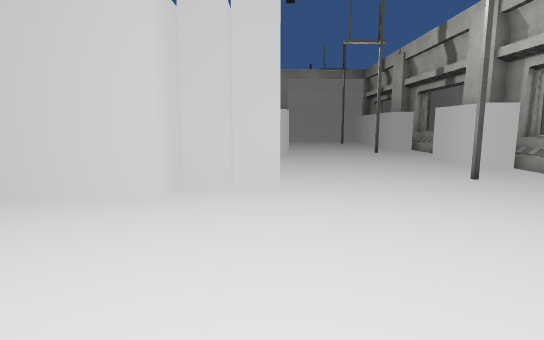
[1] (above)

20 first-person views from a walk through a 3-D level made in the Unity game engine. The camera is 1.4 m above the floor, tilts 8° down and sees 80° across. The floor is counted in squares, 1 m on a side. Each view is taken from the middle of a square. On the plan, view 1 faces up. The plan holds only what a view shows up to about 15 squares ahead; the rest is blank. The place goes on beyond the plan. Surface patterns are stand-ins for the level's own textures.

[2]
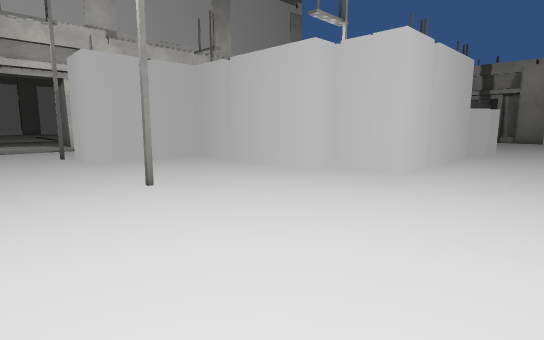

[3]
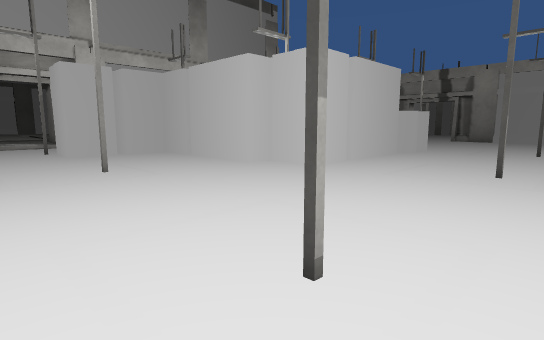

[4]
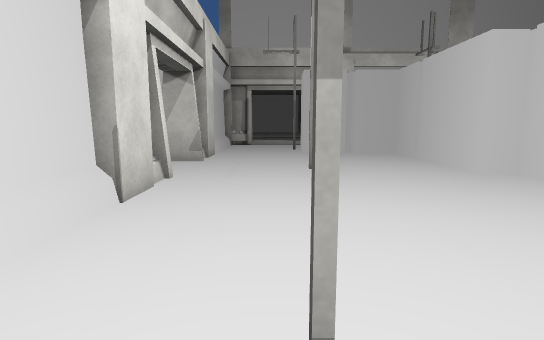

[5]
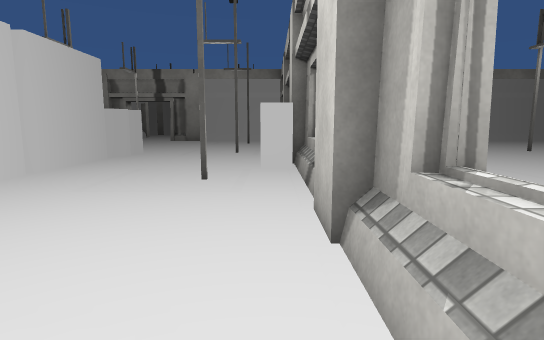

[6]
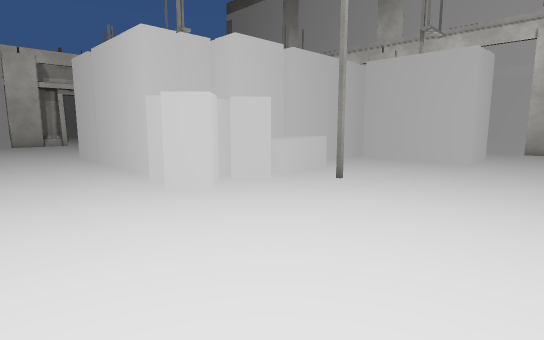

[7]
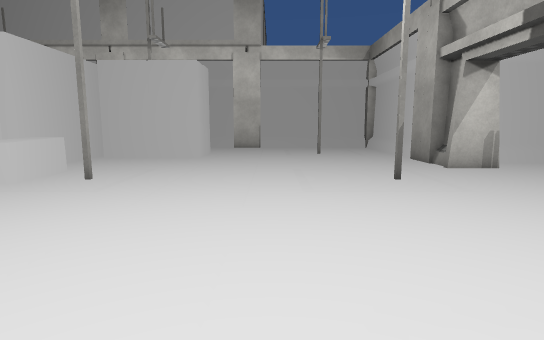

[8]
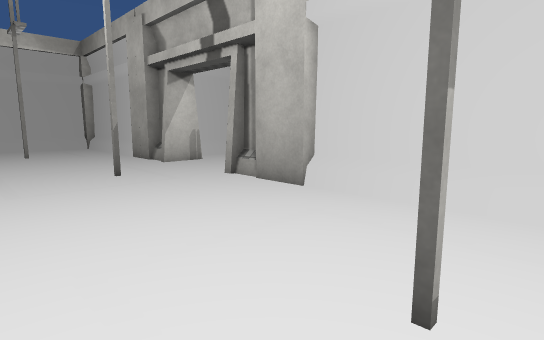

[9]
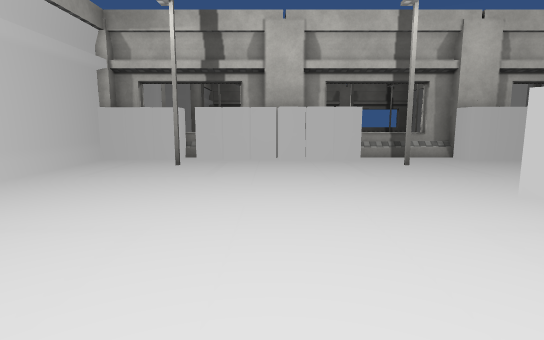

[10]
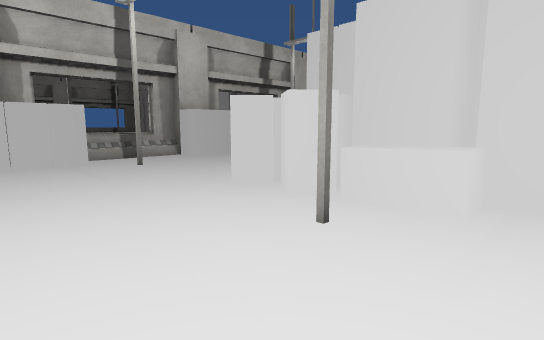

[11]
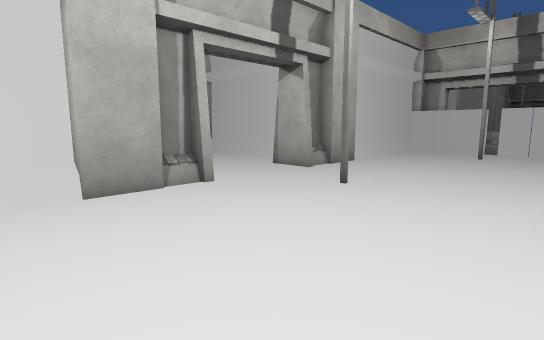

[12]
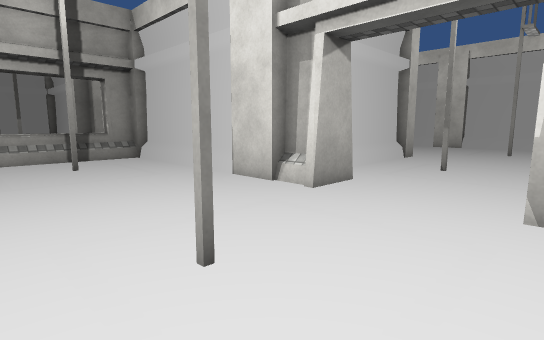

[13]
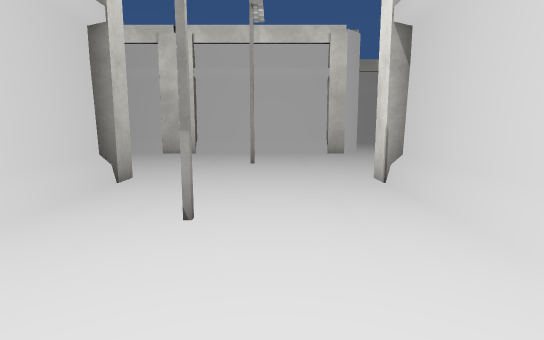

[14]
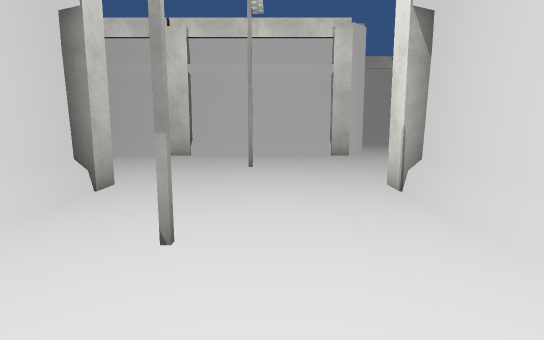

[15]
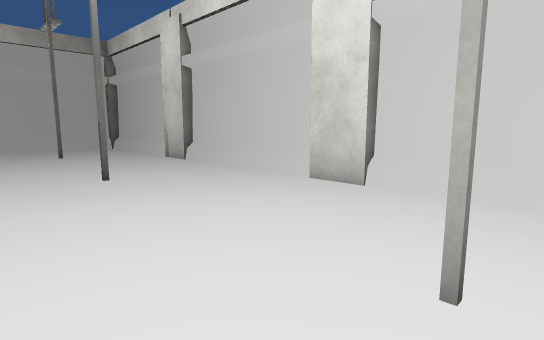

[16]
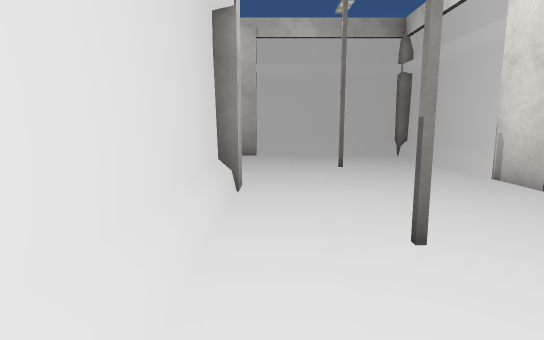

[17]
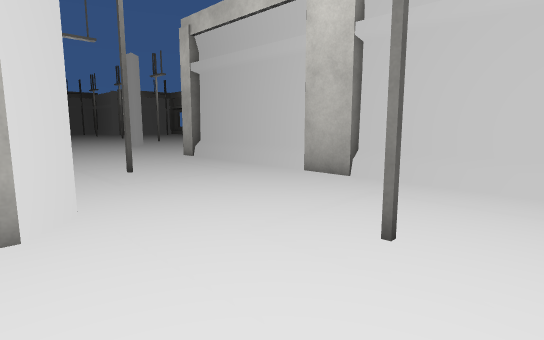

[18]
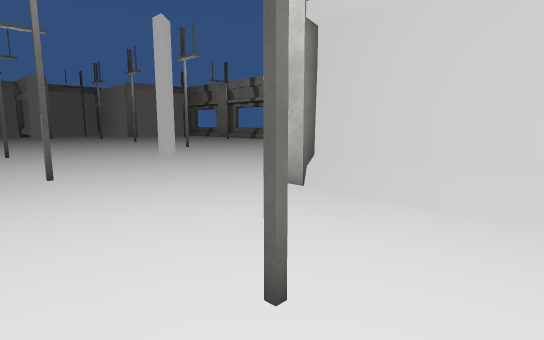

[19]
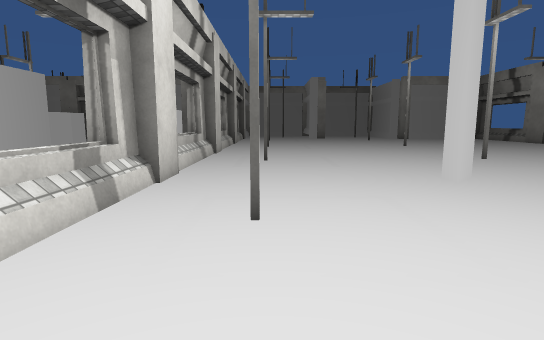

[20]
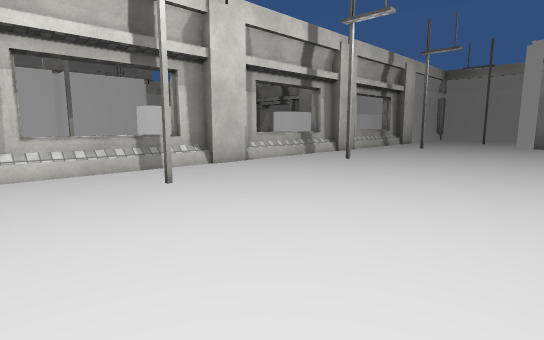

### Floor plan
Key: @ floor where view 1 was taken; # wall or solid block; . main floor; : floor 0.5 m higher than the main floor; O other object.
Columns run from 10 left of view 1 to 19 right of it. Each row starts with its distance up from view 1.
 30    #......
 29     #....#
 28 ##OO#....#OO######O
 27 .................O
 26 .................O
 25 .......#.........O#
 24 ...............#.OO
 23 .................OO       ..
 22 .................O       ...
 21 .................OO     .....
 20 .................OO    ......
 19 OO...............O    .......
 18  O...............OO   .......
 17  O................: ..#......
 16  O...OOOOOOO...#..::.........
 15  O...OOOOOO.......::.........
 14  OOOOOOOOOO.......##.........
 13       O OOO......OOO.........
 12           O......OOO.........
 11           O......O##..........
 10           O......OO:..........
  9           O.......::..#.......
  8          OO....#..::..........
  7         OOO.......::..........
  6  OOOOOOOO.........##..........
  5  O................OO..........
  4  O................OO.......O..
  3  O................##..........
  2 OO................::..........
  1 .......#..........::..#.......
  0 ..........@....#..::.........
 -1 ..................::.........
 -2   ................##........
 -3   OO#....#OO######O .......
 -4   O #....# O        ......O
 -5     ......          ......#
 -6    #......          ......#
 -7    #......#         ..#...#
 -8    #...#..#         ......#
 -9    #......#         ......#
-10    #......#         ......#
-11    O......OO        ......OO
-12     ......  ######OO......OO
-13    .......................#
-14   ........................#
-15   .....#.......#......#...#
-16   ........................#
-17   ........................#
-18  .........................#
-19  .OO######OO######OO#######

Where each view was taken, in squares from view 1:
view 1: 0 up, 0 right, facing up
view 2: 2 down, 4 right, facing up-left
view 3: 2 down, 7 right, facing up-left
view 4: 0 up, 7 right, facing left
view 5: 0 up, 7 right, facing up
view 6: 22 up, 4 right, facing down-left
view 7: 22 up, 5 right, facing left
view 8: 22 up, 6 right, facing up-left
view 9: 21 up, 6 left, facing right
view 10: 21 up, 6 left, facing down-right
view 11: 21 up, 10 left, facing up-right
view 12: 3 up, 6 left, facing down-right
view 13: 3 down, 4 left, facing down
view 14: 4 down, 4 left, facing down
view 15: 12 down, 4 left, facing down-right
view 16: 13 down, 1 right, facing right
view 17: 17 down, 8 right, facing up-right
view 18: 9 down, 10 right, facing up-right
view 19: 4 down, 12 right, facing up
view 20: 5 up, 19 right, facing up-left
